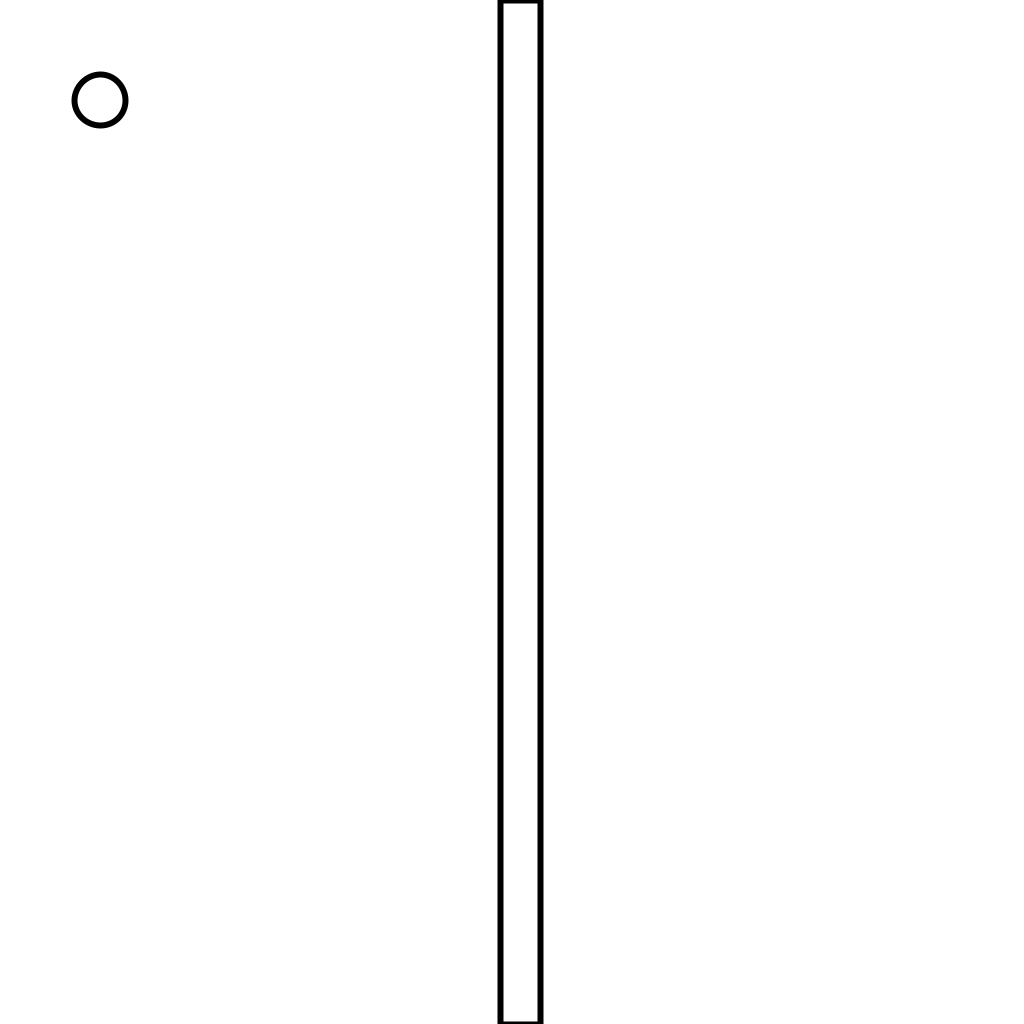
Frame 1 (no input)
Frame 60 (the mouse pressed at the canvas centre just before this capture): identical to frame 1, image omitted
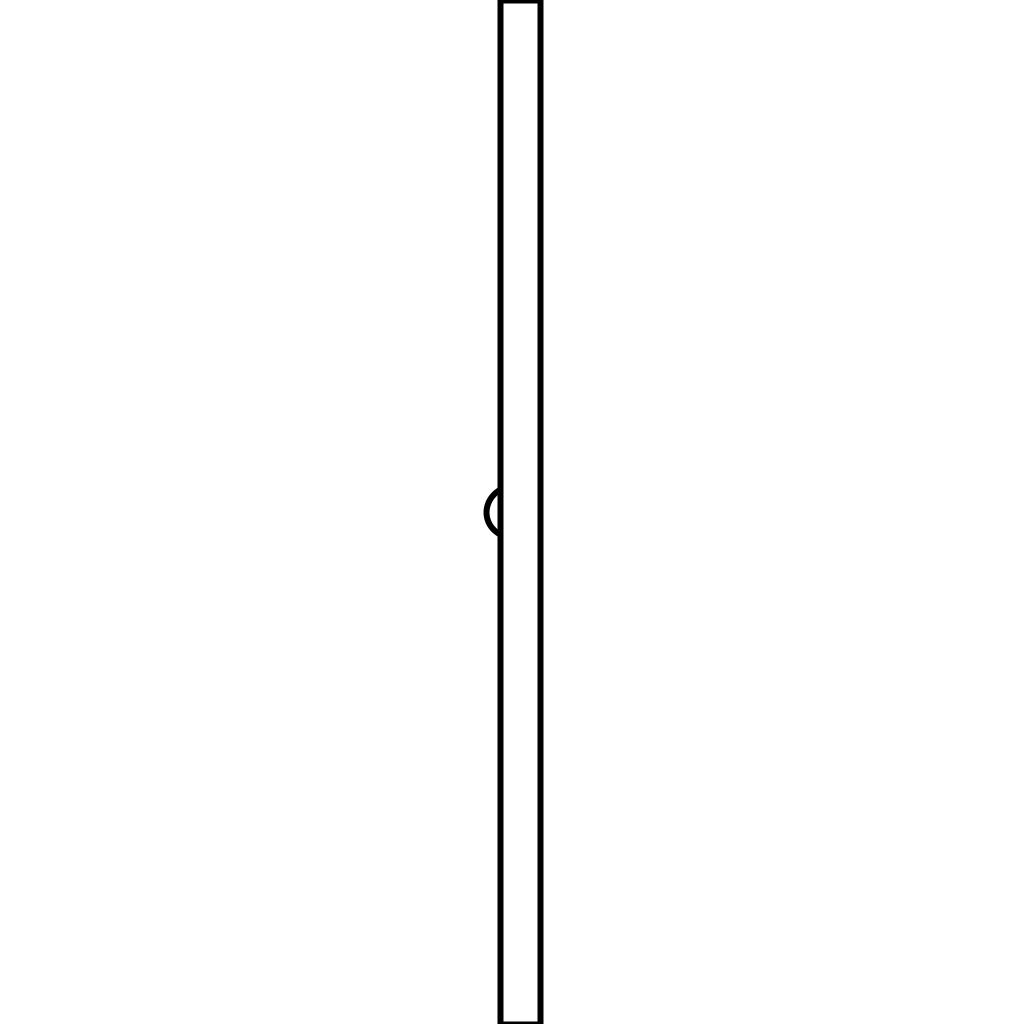
Frame 120 (the mouse held since frame 60 and released just before this capture)

The Processing sketch that drew these frames (run headless with seeded random() and noise(); from frame 60 on, the mouse is pressed at the canvas centre):

// Processing sketch: PlayGrounds
// ── PlayGrounds.pde
Ball ball;
Wall wall;

PVector mouseVec;

PVector anchorVec;
boolean anchorLock = false;

float ballSize = 50.5;

void setup(){

	surface.setTitle("Robin Bono | 03 - Vectors");
  	size(1024, 1024);
  	frameRate(60);

  	ball = new Ball(100, 100, ballSize);
  	wall = new Wall(500, 0, 40);

  	mouseVec = new PVector(mouseX, mouseY);
  	anchorVec = new PVector(0, 0);
}

void draw(){

	background(255, 255, 255);

	mouseVec.set(mouseX, mouseY);

	ball.Update();
	wall.Update();

	ball.TriggerCollision(wall.Collision(ball.ballVec, ball.powerVec, ball.GetBallSize()));
}

class Wall{

	int xP;
	int yP;
	int wWidth;

	Wall(int xPos, int yPos, int wallWidth){

		xP = xPos;
		yP = yPos;
		wWidth = wallWidth;
	}

	void Update(){

		rect(xP, yP, wWidth, height);
	}

	int Collision(PVector player, PVector power, float pSize){

		// 0 = no collision
		// 1 = X axis collision
		// 2 = Y axis collision

		int returnColl = 0;

		if(player.x + (pSize/2) > xP && player.x - (pSize/2) < xP + wWidth){

			returnColl = 1;
		}

		return returnColl;
	}
}

class Ball{

	PVector ballVec;
	PVector powerVec;

	float bS; // Ball size

	Ball(int xStartPos, int yStartPos, float bSize){

		ballVec = new PVector( xStartPos, yStartPos);
	  	powerVec = new PVector(0, 0);
		bS = bSize;
	}

	void Update(){

		if(mousePressed == true){

			ballVec.set(mouseVec);

			if(!anchorLock){

				anchorVec.set(mouseVec);
				powerVec.set(0, 0);
				anchorLock = true;
			} else {

				powerVec.set( PVector.sub(anchorVec, mouseVec) );
				powerVec.mult(0.1);

				// Anchor line
				stroke( 0, 0, 0);
				strokeWeight(5);
				line(anchorVec.x, anchorVec.y, mouseVec.x, mouseVec.y);
			}
		} else {

			anchorLock = false;

			// Add power to ball
			ballVec.add(powerVec);
		}

		// Check if ball hit walls horizontal
		if(ballVec.x - (bS/2) < 0 || ballVec.x + (bS/2) > width){

			powerVec.x *= -1;
		}

		// Check if ball hit walls vertical
		if(ballVec.y - (bS/2) < 0 || ballVec.y + (bS/2) > height){

			powerVec.y *= -1;
		}

		// Draw ball
		stroke(0, 0, 0);
		strokeWeight(6);
		ellipse(ballVec.x, ballVec.y, bS, bS);
	}

	void TriggerCollision(int coll){

		if(coll == 1){

			powerVec.x *= -1;
		}

		if(coll == 2){

			powerVec.y *= -1;
		}
	}

	float GetBallSize(){

		return bS;
	}
}
